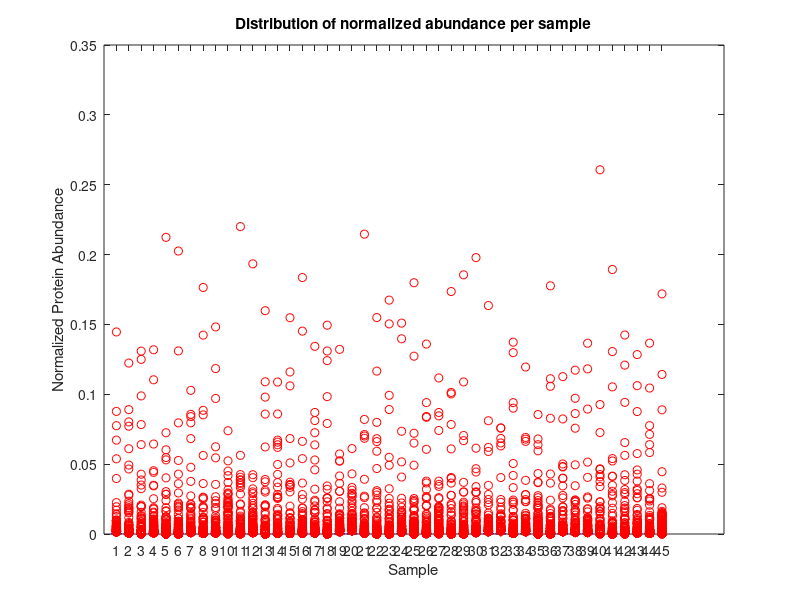

MATLAB code for this plot: (Note: this script raises an error after producing the figure.)
%% Hierarchical Clustering
% The following code creates a 2D matrix of proteins vs samples and creates
% a clustergram to visualize hierarchical clustering of the data.

clear all
close all hidden
clc
load('axes140523.mat');
load('normOverlordFinal_140523.mat');

normOverlord = normOverlordFinal; 
all_samples = [];
all_labels = {};
proteins = axes{1}'; %generates list of protein ids

% This loops through all mouse #s, colonization states, and locations to
% create a 2D matrix where each row is a protein_id and each column is a
% different sample (sample A, B, etc.). The matrix, all_samples, contains the abundance
% of each protein at each sample.  The all_labels matrix is a 1x45 matrix
% that contains labels for each sample in the order that they are in teh
% all_samples matrix. The all_labels matrix and the proteins matrix can be 
% used for labeling the axes of any plots.
for mouse_num = 1:3
    for colonization = 1:3
        for loc = 1:5
            all_samples = [all_samples normOverlord(:,mouse_num, colonization, loc)];
            label = strcat(axes{2}{mouse_num}, '_', axes{3}{colonization} , '_', axes{4}{loc});           
            all_labels = [all_labels label];
        end
    end
end
%%
%Simple statistics
ranges = range(all_samples);
max_range = max(ranges) %range = 0.2343 
boxplot(all_samples);
title('Distribution of normalized abundance per sample')
xlabel('Sample')
ylabel('Normalized Protein Abundance')
median = median(all_samples) % median is 0 for all except col 32 where median = 0.1402
percentages = prctile(all_samples, [25 50 75 90 95]); %percentages for each col

reshaped_samples = reshape(all_samples, 37935,1);
percentages = prctile(reshaped_samples, [25 50 75 90 95])
% % % 50% = 0 75% = 0.0002  90% = 0.0015   95% = 0.0043
percentages2 = prctile(reshaped_samples, [81 82 83 84 85])
% 

%%Should we remove proteins with 0 values?!

           
%%
% The following code is still a work in progress.

% This creates a clustergram of the data where proteins are on the y axis
% and the samples are on the x axis. The goal is to group samples into
% individual clusters. 

% 10% of the data is above the cutoff.
cluster = clustergram(all_samples, 'ColumnLabels', all_labels', 'DisplayRange', 0.0012, 'Symmetric', 'true', 'Colormap', winter);
%cluster = clustergram(all_samples, 'RowLabels', proteins, 'ColumnLabels', all_labels', 'DisplayRange', 0.0015, 'Symmetric', 'true', 'Colormap', winter);

% clustergram(all_samples, 'RowPDist', 'spearman');
%%
% The following code is very similar to the clustergram above, but it takes
% a manual approach. It was adapted from Tiffany's code from class.
% Each cluster is graphed on a separate plot to visualize the number of 
% samples in each cluster. 
corrDist = pdist(all_samples);
clusterTree = linkage(corrDist, 'average');
clusters=cluster(clusterTree, 'maxclust', 5); 
 for c = 1:5
     subplot(5,1,c);
     plot(all_samples((clusters == c))')
     axis tight
 end
 suptitle('Hierarchical Clustering of Profiles');

